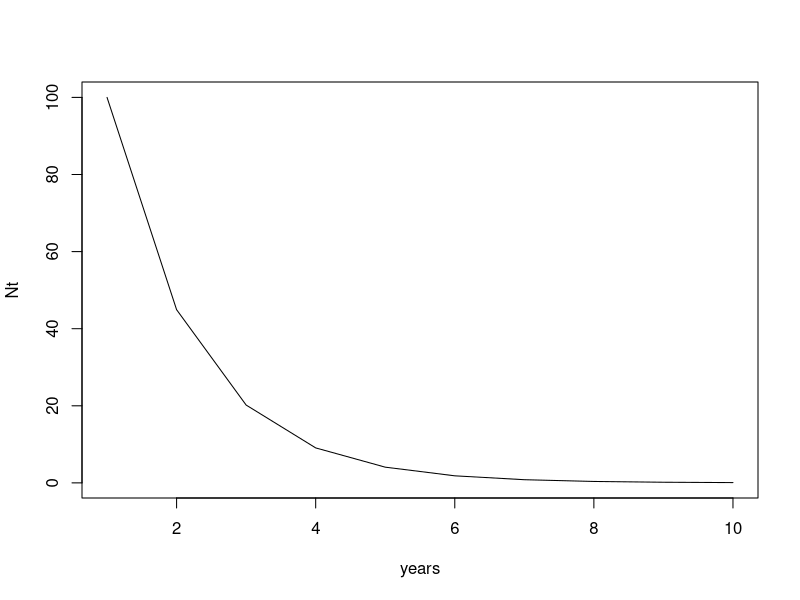
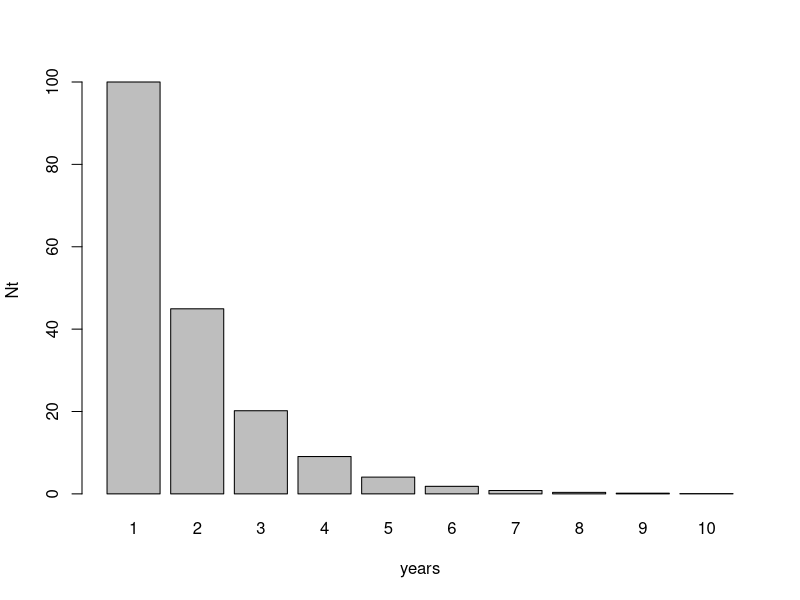
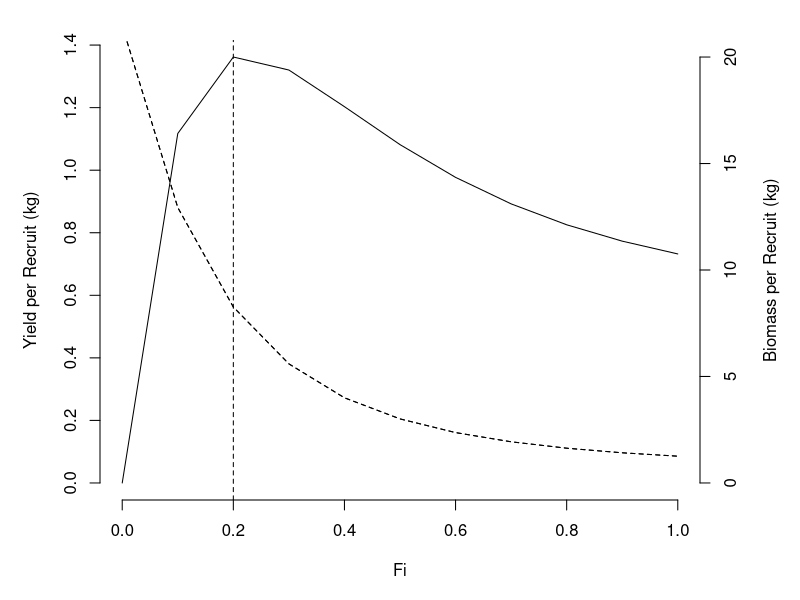

Generate these figures, in order, with R:
## ---- chunk 1
N0 = 100 # number of individual at age 1
years = 1:10 # follow the cohort for 10 years
Fi = 0.6 # fishing mortality
M = 0.2 # natural mortality
Z = Fi+M # total mortality
Nt = c(N0,N0*exp(-(Fi+M)*years[1:9])) # calculate numbers in following ages assuming a exponential decay
plot(Nt~years, type = "l")
barplot(Nt~years)

W = c(0.6,0.9,2.1,4.1,6.3,8.4,10,11.2,12.6,13.5) # these are average weight at age
Pb = Nt*W # Population biomass is found mutiplying average weight for number of individuals
Cn = Fi/(Z)*Nt*(1-exp(-Z)) # catches in Numbers from the catch equation derived in box 7.2
Cw = Cn*W # catch in biomass
Y = sum(Cw) # this is teh yield

# If we want to find the Yield per recruit
Y/100
# Biomass per recruit
sum(Pb)/100

## ---- chunk 2
getYpR = function(Fi){
  N0 = 100
  years = 1:10

  M = 0.2
  Z = Fi+M
  Nt = c(N0,N0*exp(-(Fi+M)*years[1:9]))

W = c(0.6,0.9,2.1,4.1,6.3,8.4,10,11.2,12.6,13.5)
Pb = Nt*W # Population biomass
Cn = Cn = Fi/(Z)*Nt*(1-exp(-Z)) # catches in Numbers
Cw = Cn*W
Y = sum(Cw)

# Yield per recruit
YpR = Y/100
# Biomass per recruit
BpR = sum(Pb)/100
c(YpR = YpR,BpR = BpR)
}  

Fis = seq(0,1,.1) # range of fishing mortality values 

dat = do.call(rbind, lapply(Fis, getYpR)) # apply the function to all elements of Fis and then combine the results in a table
dat = as.data.frame(dat) # we need to make sure this table is a data.frame
dat$Fi = Fis

par(mar = c(5,5,2,5)) # set the margins for the plotting device
plot(YpR~Fi, dat, type = "l", axes = FALSE, ylab = "Yield per Recruit (kg)")
axis(1)
axis(2)
par(new = T) # allows overplotting on the same figure
plot(BpR~Fi, dat, type = "l", lty = 2, axes=FALSE, xlab=NA, ylab=NA, ylim = c(0,20)) # this is the dashed line
axis(side = 4)
mtext(4,line = 3 ,text = "Biomass per Recruit (kg)")
# best Fi
abline(v = dat$Fi[dat$YpR==max(dat$YpR)], lty = 2)


lines(BpR~Fi, dat, lty = 2)
